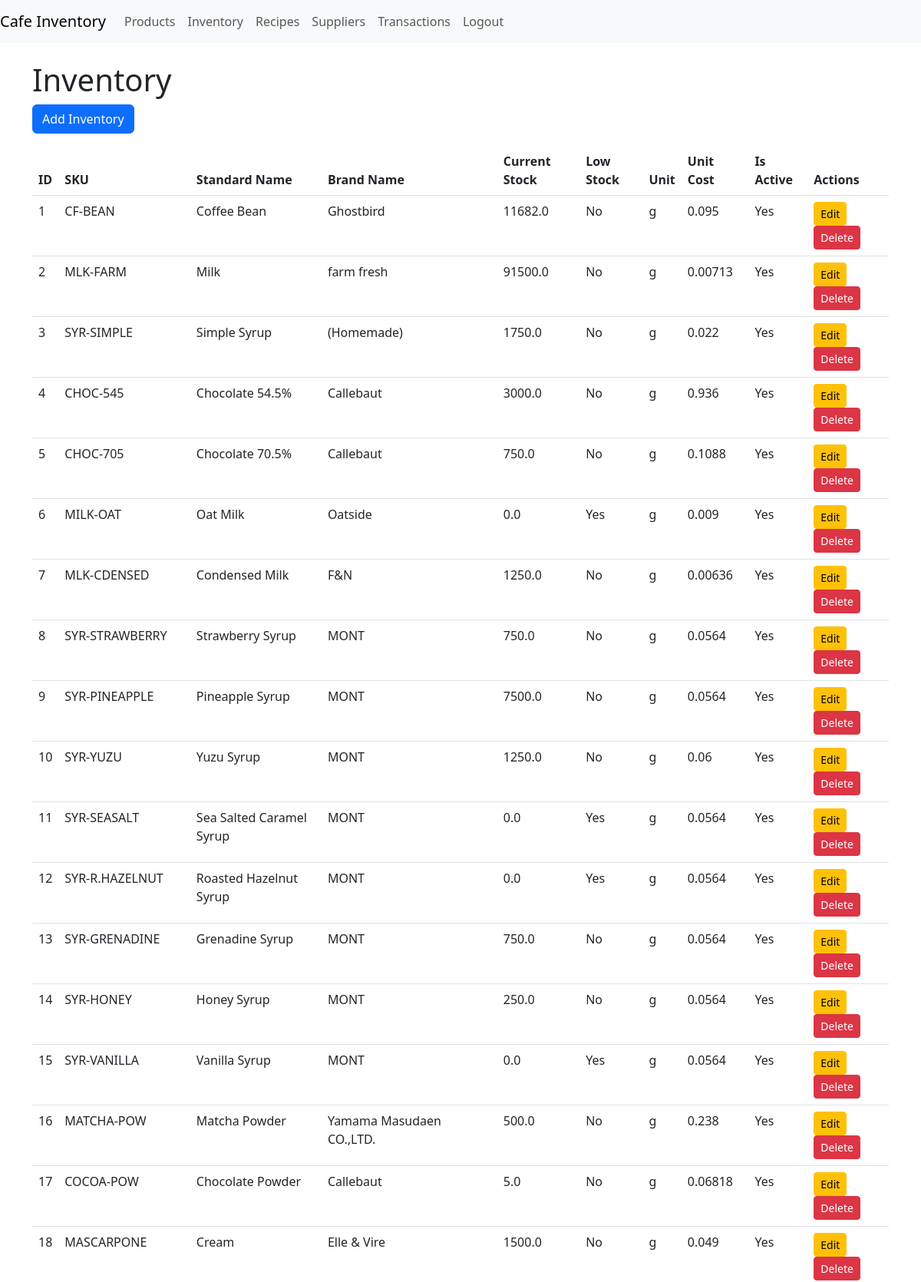
The page /inventory (signed in, upper part) on the database its author committed.
### tables this page shows
CREATE TABLE inventory (
    id INTEGER PRIMARY KEY AUTOINCREMENT,
    sku TEXT UNIQUE NOT NULL,
    standard_name TEXT NOT NULL,
    brand_name TEXT,
    unit TEXT NOT NULL,
    unit_cost REAL DEFAULT 0,
    current_stock REAL DEFAULT 0,
    threshold REAL DEFAULT 0,
    is_active INTEGER DEFAULT 1,
    supplier_id INTEGER, category TEXT DEFAULT '', low_stock INTEGER DEFAULT 0,
    FOREIGN KEY (supplier_id) REFERENCES suppliers(id)
);

### app.py (the view)
@app.route('/inventory', methods=['GET'])
@login_required
def get_inventory():
    conn = get_db_connection()
    cursor = conn.cursor()
    cursor.execute('SELECT * FROM inventory')
    inventory = [dict(row) for row in cursor.fetchall()]
    conn.close()
    return render_template('inventory.html', inventory=inventory)

### app.py (called while the page is built)
def get_db_connection():
    conn = sqlite3.connect('cafe_inventory - Copy.db')
    conn.row_factory = sqlite3.Row
    return conn

@login_manager.user_loader
def load_user(user_id):
    conn = get_db_connection()
    cursor = conn.cursor()
    cursor.execute('SELECT * FROM users WHERE id = ?', (user_id,))
    user_data = cursor.fetchone()
    conn.close()
    if user_data:
        return User(user_data['id'], user_data['username'], user_data['role'])
    return None

### templates/inventory.html (shortened to what this page needs)
<!DOCTYPE html>
<html>
<head>
    <link href="https://cdn.jsdelivr.net/npm/bootstrap@5.3.0/dist/css/bootstrap.min.css" rel="stylesheet">
</head>
<body>
    <nav class="navbar navbar-expand-lg navbar-light bg-light">
        <a class="navbar-brand" href="/">Cafe Inventory</a>
        <div class="navbar-nav">
            <a class="nav-link" href="/products">Products</a>
            <a class="nav-link" href="/inventory">Inventory</a>
            <a class="nav-link" href="/recipes">Recipes</a>
            <a class="nav-link" href="/suppliers">Suppliers</a>
            <a class="nav-link" href="/transactions">Transactions</a>
            <a class="nav-link" href="/logout">Logout</a>
        </div>
    </nav>
    <div class="container mt-4">
        <h1>Inventory</h1>
        <button class="btn btn-primary mb-3" data-bs-toggle="modal" data-bs-target="#addInventoryModal">Add Inventory</button>
        <table class="table" id="inventoryTable">
            <thead>
                <tr>
                    <th>ID</th>
                    <th>SKU</th>
                    <th>Standard Name</th>
                    <th>Brand Name</th>
                    <th>Current Stock</th>
                    <th>Low Stock</th>
                    <th>Unit</th>
                    <th>Unit Cost</th>
                    <th>Is Active</th>
                    <th>Actions</th>
                </tr>
            </thead>
            <tbody>
                {% for item in inventory %}
                <tr>
                    <td>{{ item.id }}</td>
                    <td>{{ item.sku }}</td>
                    <td>{{ item.standard_name }}</td>
                    <td>{{ item.brand_name }}</td>
                    <td>{{ item.current_stock }}</td>
                    <td>{{ "Yes" if item.low_stock else "No" }}</td>
                    <td>{{ item.unit }}</td>
                    <td>{{ item.unit_cost }}</td>
                    <td>{{ "Yes" if item.is_active else "No" }}</td>
                    <td>
                        <button class="btn btn-warning btn-sm edit-btn" data-id="{{ item.id }}" data-bs-toggle="modal" data-bs-target="#editInventoryModal">Edit</button>
                        <button class="btn btn-danger btn-sm delete-btn" data-id="{{ item.id }}">Delete</button>
                    </td>
                </tr>
                {% endfor %}
            </tbody>
        </table>
    </div>
</body>
</html>

### rows shown on the page
inventory: id "1", sku "CF-BEAN", standard_name "Coffee Bean", brand_name "Ghostbird", current_stock "11682.0", low_stock "No", unit "g", unit_cost "0.095", is_active "Yes"
inventory: id "2", sku "MLK-FARM", standard_name "Milk", brand_name "farm fresh", current_stock "91500.0", low_stock "No", unit "g", unit_cost "0.00713", is_active "Yes"
inventory: id "3", sku "SYR-SIMPLE", standard_name "Simple Syrup", brand_name "(Homemade)", current_stock "1750.0", low_stock "No", unit "g", unit_cost "0.022", is_active "Yes"
inventory: id "4", sku "CHOC-545", standard_name "Chocolate 54.5%", brand_name "Callebaut", current_stock "3000.0", low_stock "No", unit "g", unit_cost "0.936", is_active "Yes"
inventory: id "5", sku "CHOC-705", standard_name "Chocolate 70.5%", brand_name "Callebaut", current_stock "750.0", low_stock "No", unit "g", unit_cost "0.1088", is_active "Yes"
inventory: id "6", sku "MILK-OAT", standard_name "Oat Milk", brand_name "Oatside", current_stock "0.0", low_stock "Yes", unit "g", unit_cost "0.009", is_active "Yes"
inventory: id "7", sku "MLK-CDENSED", standard_name "Condensed Milk", brand_name "F&N", current_stock "1250.0", low_stock "No", unit "g", unit_cost "0.00636", is_active "Yes"
inventory: id "8", sku "SYR-STRAWBERRY", standard_name "Strawberry Syrup", brand_name "MONT", current_stock "750.0", low_stock "No", unit "g", unit_cost "0.0564", is_active "Yes"
inventory: id "9", sku "SYR-PINEAPPLE", standard_name "Pineapple Syrup", brand_name "MONT", current_stock "7500.0", low_stock "No", unit "g", unit_cost "0.0564", is_active "Yes"
inventory: id "10", sku "SYR-YUZU", standard_name "Yuzu Syrup", brand_name "MONT", current_stock "1250.0", low_stock "No", unit "g", unit_cost "0.06", is_active "Yes"
inventory: id "11", sku "SYR-SEASALT", standard_name "Sea Salted Caramel Syrup", brand_name "MONT", current_stock "0.0", low_stock "Yes", unit "g", unit_cost "0.0564", is_active "Yes"
inventory: id "12", sku "SYR-R.HAZELNUT", standard_name "Roasted Hazelnut Syrup", brand_name "MONT", current_stock "0.0", low_stock "Yes", unit "g", unit_cost "0.0564", is_active "Yes"
inventory: id "13", sku "SYR-GRENADINE", standard_name "Grenadine Syrup", brand_name "MONT", current_stock "750.0", low_stock "No", unit "g", unit_cost "0.0564", is_active "Yes"
inventory: id "14", sku "SYR-HONEY", standard_name "Honey Syrup", brand_name "MONT", current_stock "250.0", low_stock "No", unit "g", unit_cost "0.0564", is_active "Yes"
inventory: id "15", sku "SYR-VANILLA", standard_name "Vanilla Syrup", brand_name "MONT", current_stock "0.0", low_stock "Yes", unit "g", unit_cost "0.0564", is_active "Yes"
inventory: id "16", sku "MATCHA-POW", standard_name "Matcha Powder", brand_name "Yamama Masudaen CO.,LTD.", current_stock "500.0", low_stock "No", unit "g", unit_cost "0.238", is_active "Yes"
inventory: id "17", sku "COCOA-POW", standard_name "Chocolate Powder", brand_name "Callebaut", current_stock "5.0", low_stock "No", unit "g", unit_cost "0.06818", is_active "Yes"
inventory: id "18", sku "MASCARPONE", standard_name "Cream", brand_name "Elle & Vire", current_stock "1500.0", low_stock "No", unit "g", unit_cost "0.049", is_active "Yes"
